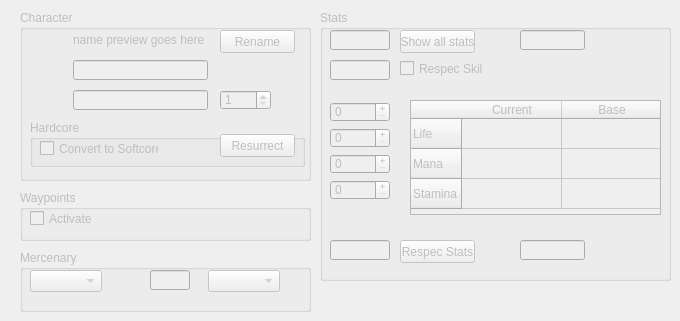
  <widget class="QWidget" name="centralWidget">
   <widget class="QGroupBox" name="statsGroupBox">
    <property name="enabled">
     <bool>false</bool>
    </property>
    <property name="geometry">
     <rect>
      <x>320</x>
      <y>10</y>
      <width>351</width>
      <height>271</height>
     </rect>
    </property>
    <property name="title">
     <string>Stats</string>
    </property>
    <widget class="QLineEdit" name="freeStatPointsLineEdit">
     <property name="geometry">
      <rect>
       <x>10</x>
       <y>230</y>
       <width>60</width>
       <height>20</height>
      </rect>
     </property>
     <property name="maxLength">
      <number>4</number>
     </property>
     <property name="readOnly">
      <bool>true</bool>
     </property>
    </widget>
    <widget class="QLineEdit" name="freeSkillPointsLineEdit">
     <property name="geometry">
      <rect>
       <x>10</x>
       <y>50</y>
       <width>60</width>
       <height>20</height>
      </rect>
     </property>
     <property name="readOnly">
      <bool>true</bool>
     </property>
    </widget>
    <widget class="QTableWidget" name="statsTableWidget">
     <property name="geometry">
      <rect>
       <x>90</x>
       <y>90</y>
       <width>251</width>
       <height>115</height>
      </rect>
     </property>
     <property name="sizePolicy">
      <sizepolicy hsizetype="Maximum" vsizetype="Maximum">
       <horstretch>0</horstretch>
       <verstretch>0</verstretch>
      </sizepolicy>
     </property>
     <property name="frameShape">
      <enum>QFrame::StyledPanel</enum>
     </property>
     <property name="frameShadow">
      <enum>QFrame::Sunken</enum>
     </property>
     <property name="verticalScrollBarPolicy">
      <enum>Qt::ScrollBarAlwaysOff</enum>
     </property>
     <property name="horizontalScrollBarPolicy">
      <enum>Qt::ScrollBarAlwaysOff</enum>
     </property>
     <property name="autoScroll">
      <bool>true</bool>
     </property>
     <property name="editTriggers">
      <set>QAbstractItemView::NoEditTriggers</set>
     </property>
     <property name="tabKeyNavigation">
      <bool>false</bool>
     </property>
     <property name="showDropIndicator" stdset="0">
      <bool>false</bool>
     </property>
     <property name="alternatingRowColors">
      <bool>false</bool>
     </property>
     <property name="selectionMode">
      <enum>QAbstractItemView::NoSelection</enum>
     </property>
     <property name="gridStyle">
      <enum>Qt::SolidLine</enum>
     </property>
     <property name="cornerButtonEnabled">
      <bool>false</bool>
     </property>
     <attribute name="horizontalHeaderCascadingSectionResizes">
      <bool>false</bool>
     </attribute>
     <attribute name="horizontalHeaderDefaultSectionSize">
      <number>100</number>
     </attribute>
     <attribute name="verticalHeaderCascadingSectionResizes">
      <bool>false</bool>
     </attribute>
     <row>
      <property name="text">
       <string>Life</string>
      </property>
     </row>
     <row>
      <property name="text">
       <string>Mana</string>
      </property>
     </row>
     <row>
      <property name="text">
       <string>Stamina</string>
      </property>
     </row>
     <column>
      <property name="text">
       <string extracomment="life/mana/stamina">Current</string>
      </property>
     </column>
     <column>
      <property name="text">
       <string extracomment="life/mana/stamina">Base</string>
      </property>
     </column>
    </widget>
    <widget class="QLineEdit" name="inventoryGoldLineEdit">
     <property name="geometry">
      <rect>
       <x>10</x>
       <y>20</y>
       <width>60</width>
       <height>20</height>
      </rect>
     </property>
     <property name="readOnly">
      <bool>true</bool>
     </property>
    </widget>
    <widget class="QLineEdit" name="stashGoldLineEdit">
     <property name="geometry">
      <rect>
       <x>200</x>
       <y>20</y>
       <width>65</width>
       <height>20</height>
      </rect>
     </property>
     <property name="readOnly">
      <bool>true</bool>
     </property>
    </widget>
    <widget class="QLineEdit" name="signetsOfLearningEatenLineEdit">
     <property name="geometry">
      <rect>
       <x>200</x>
       <y>230</y>
       <width>65</width>
       <height>20</height>
      </rect>
     </property>
     <property name="readOnly">
      <bool>true</bool>
     </property>
    </widget>
    <widget class="QCheckBox" name="respecSkillsCheckBox">
     <property name="geometry">
      <rect>
       <x>80</x>
       <y>50</y>
       <width>83</width>
       <height>17</height>
      </rect>
     </property>
     <property name="text">
      <string>Respec Skills</string>
     </property>
    </widget>
    <widget class="QSpinBox" name="energySpinBox">
     <property name="geometry">
      <rect>
       <x>10</x>
       <y>170</y>
       <width>60</width>
       <height>20</height>
      </rect>
     </property>
     <property name="buttonSymbols">
      <enum>QAbstractSpinBox::PlusMinus</enum>
     </property>
     <property name="specialValueText">
      <string/>
     </property>
    </widget>
    <widget class="QSpinBox" name="dexteritySpinBox">
     <property name="geometry">
      <rect>
       <x>10</x>
       <y>118</y>
       <width>60</width>
       <height>20</height>
      </rect>
     </property>
     <property name="buttonSymbols">
      <enum>QAbstractSpinBox::PlusMinus</enum>
     </property>
     <property name="specialValueText">
      <string/>
     </property>
    </widget>
    <widget class="QSpinBox" name="strengthSpinBox">
     <property name="geometry">
      <rect>
       <x>10</x>
       <y>92</y>
       <width>60</width>
       <height>20</height>
      </rect>
     </property>
     <property name="buttonSymbols">
      <enum>QAbstractSpinBox::PlusMinus</enum>
     </property>
     <property name="specialValueText">
      <string/>
     </property>
    </widget>
    <widget class="QSpinBox" name="vitalitySpinBox">
     <property name="geometry">
      <rect>
       <x>10</x>
       <y>144</y>
       <width>60</width>
       <height>20</height>
      </rect>
     </property>
     <property name="buttonSymbols">
      <enum>QAbstractSpinBox::PlusMinus</enum>
     </property>
     <property name="specialValueText">
      <string/>
     </property>
    </widget>
    <widget class="QPushButton" name="respecStatsButton">
     <property name="geometry">
      <rect>
       <x>80</x>
       <y>230</y>
       <width>75</width>
       <height>23</height>
      </rect>
     </property>
     <property name="text">
      <string>Respec Stats</string>
     </property>
     <property name="checked">
      <bool>false</bool>
     </property>
    </widget>
    <widget class="QPushButton" name="showAllStatsButton">
     <property name="geometry">
      <rect>
       <x>80</x>
       <y>20</y>
       <width>75</width>
       <height>23</height>
      </rect>
     </property>
     <property name="text">
      <string>Show all stats</string>
     </property>
    </widget>
   </widget>
   <widget class="QGroupBox" name="characterGroupBox">
    <property name="enabled">
     <bool>false</bool>
    </property>
    <property name="geometry">
     <rect>
      <x>20</x>
      <y>10</y>
      <width>291</width>
      <height>171</height>
     </rect>
    </property>
    <property name="title">
     <string>Character</string>
    </property>
    <widget class="QPushButton" name="renameButton">
     <property name="geometry">
      <rect>
       <x>200</x>
       <y>20</y>
       <width>75</width>
       <height>23</height>
      </rect>
     </property>
     <property name="text">
      <string>Rename</string>
     </property>
    </widget>
    <widget class="QLineEdit" name="classLineEdit">
     <property name="geometry">
      <rect>
       <x>53</x>
       <y>50</y>
       <width>135</width>
       <height>20</height>
      </rect>
     </property>
     <property name="sizePolicy">
      <sizepolicy hsizetype="MinimumExpanding" vsizetype="Fixed">
       <horstretch>0</horstretch>
       <verstretch>0</verstretch>
      </sizepolicy>
     </property>
     <property name="minimumSize">
      <size>
       <width>0</width>
       <height>0</height>
      </size>
     </property>
     <property name="maximumSize">
      <size>
       <width>16777215</width>
       <height>16777215</height>
      </size>
     </property>
     <property name="readOnly">
      <bool>true</bool>
     </property>
    </widget>
    <widget class="QSpinBox" name="levelSpinBox">
     <property name="geometry">
      <rect>
       <x>200</x>
       <y>80</y>
       <width>51</width>
       <height>20</height>
      </rect>
     </property>
     <property name="minimum">
      <number>1</number>
     </property>
     <property name="maximum">
      <number>120</number>
     </property>
     <property name="value">
      <number>1</number>
     </property>
    </widget>
    <widget class="QLineEdit" name="titleLineEdit">
     <property name="geometry">
      <rect>
       <x>53</x>
       <y>80</y>
       <width>135</width>
       <height>20</height>
      </rect>
     </property>
     <property name="sizePolicy">
      <sizepolicy hsizetype="MinimumExpanding" vsizetype="Fixed">
       <horstretch>0</horstretch>
       <verstretch>0</verstretch>
      </sizepolicy>
     </property>
     <property name="minimumSize">
      <size>
       <width>0</width>
       <height>0</height>
      </size>
     </property>
     <property name="maximumSize">
      <size>
       <width>16777215</width>
       <height>16777215</height>
      </size>
     </property>
     <property name="readOnly">
      <bool>true</bool>
     </property>
    </widget>
    <widget class="QGroupBox" name="hardcoreGroupBox">
     <property name="geometry">
      <rect>
       <x>10</x>
       <y>110</y>
       <width>275</width>
       <height>47</height>
      </rect>
     </property>
     <property name="title">
      <string>Hardcore</string>
     </property>
     <widget class="QCheckBox" name="convertToSoftcoreCheckBox">
      <property name="geometry">
       <rect>
        <x>10</x>
        <y>20</y>
        <width>119</width>
        <height>17</height>
       </rect>
      </property>
      <property name="text">
       <string>Convert to Softcore</string>
      </property>
     </widget>
     <widget class="QPushButton" name="resurrectButton">
      <property name="enabled">
       <bool>false</bool>
      </property>
      <property name="geometry">
       <rect>
        <x>190</x>
        <y>14</y>
        <width>75</width>
        <height>23</height>
       </rect>
      </property>
      <property name="text">
       <string>Resurrect</string>
      </property>
     </widget>
    </widget>
    <widget class="QLabel" name="charNamePreviewLabel">
     <property name="geometry">
      <rect>
       <x>53</x>
       <y>20</y>
       <width>135</width>
       <height>20</height>
      </rect>
     </property>
     <property name="text">
      <string notr="true">name preview goes here</string>
     </property>
    </widget>
   </widget>
   <widget class="QGroupBox" name="mercGroupBox">
    <property name="enabled">
     <bool>false</bool>
    </property>
    <property name="geometry">
     <rect>
      <x>20</x>
      <y>250</y>
      <width>291</width>
      <height>62</height>
     </rect>
    </property>
    <property name="sizePolicy">
     <sizepolicy hsizetype="Preferred" vsizetype="Preferred">
      <horstretch>0</horstretch>
      <verstretch>0</verstretch>
     </sizepolicy>
    </property>
    <property name="title">
     <string>Mercenary</string>
    </property>
    <widget class="QComboBox" name="mercTypeComboBox">
     <property name="geometry">
      <rect>
       <x>10</x>
       <y>20</y>
       <width>55</width>
       <height>22</height>
      </rect>
     </property>
     <property name="sizeAdjustPolicy">
      <enum>QComboBox::AdjustToContents</enum>
     </property>
    </widget>
    <widget class="QComboBox" name="mercNameComboBox">
     <property name="geometry">
      <rect>
       <x>188</x>
       <y>20</y>
       <width>55</width>
       <height>22</height>
      </rect>
     </property>
     <property name="sizeAdjustPolicy">
      <enum>QComboBox::AdjustToContents</enum>
     </property>
    </widget>
    <widget class="QLineEdit" name="mercLevelLineEdit">
     <property name="geometry">
      <rect>
       <x>130</x>
       <y>20</y>
       <width>40</width>
       <height>20</height>
      </rect>
     </property>
     <property name="readOnly">
      <bool>true</bool>
     </property>
    </widget>
   </widget>
   <widget class="QGroupBox" name="waypointsGroupBox">
    <property name="enabled">
     <bool>false</bool>
    </property>
    <property name="geometry">
     <rect>
      <x>20</x>
      <y>190</y>
      <width>291</width>
      <height>51</height>
     </rect>
    </property>
    <property name="title">
     <string>Waypoints</string>
    </property>
    <widget class="QCheckBox" name="activateWaypointsCheckBox">
     <property name="geometry">
      <rect>
       <x>10</x>
       <y>20</y>
       <width>63</width>
       <height>17</height>
      </rect>
     </property>
     <property name="text">
      <string>Activate</string>
     </property>
    </widget>
   </widget>
  </widget>
